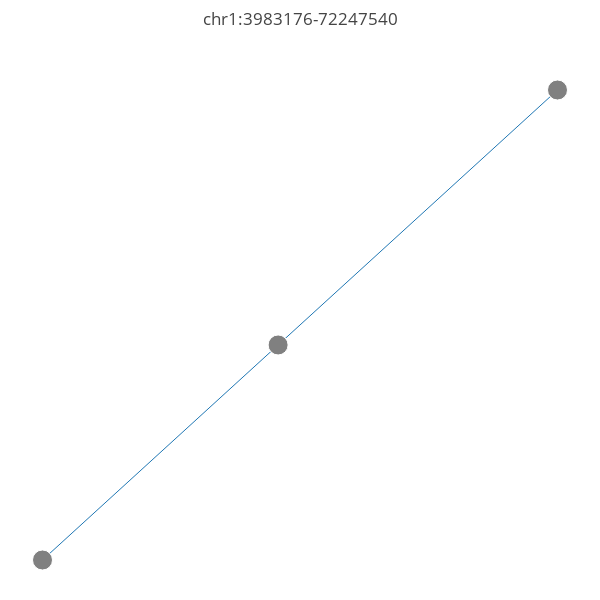

The notebook cell saved with this chart:
### Code cell
#overlap with boundaries of defined communities and if it overlaps plot it
pick_split = re.split(r"[-:]",dna_position)
for key, value in boundary2nodes.iteritems():
    bound_split = re.split(r"[-:]",key)
    if (pick_split[0] == bound_split[0]) and (int(bound_split[1])<int(pick_split[1])) and (int(bound_split[2])>int(pick_split[1])): 
        print("target: " + dna_position + "\tCommunity Overlapping: " 
              + key + "\tlinear_length: " + 
              str((int(bound_split[2])-int(bound_split[1]))/1000) + "Kb" +
              "\tnum_nodes: " + str(len(value)))
        pick_comm_graph = dna_int_graph.subgraph(value)
        pick_comm_graph.graph["bounds"] = key
plot_comm(pick_comm_graph)

### Figure 1 — Plotly figure (JSON) as saved in the notebook; plotly's stock layout.template omitted (floating-point values rounded to 4 significant figures)
{"data": [{"hoverinfo": "none", "line": {"width": 1}, "mode": "lines", "name": "", "type": "scatter", "x": [0, 0.4575, null, 0.4575, 1, null], "y": [0, 0.2296, null, 0.2296, 0.5019, null]}, {"hoverinfo": "text", "marker": {"color": ["grey", "grey", "grey"], "opacity": [1, 1, 1], "size": [20, 20, 20]}, "mode": "markers", "name": "", "text": ["chr1:72244339-72247539", "chr1:72217743-72221804", "chr1:3983176-3986847"], "type": "scatter", "x": [0, 0.4575, 1], "y": [0, 0.2296, 0.5019]}], "layout": {"height": 600, "hovermode": "closest", "margin": {"b": 0, "l": 0, "r": 0, "t": 50}, "scene": {"xaxis": {"showbackground": false, "showgrid": false, "showline": false, "showticklabels": false, "title": "", "zeroline": false}, "yaxis": {"showbackground": false, "showgrid": false, "showline": false, "showticklabels": false, "title": "", "zeroline": false}, "zaxis": {"showbackground": false, "showgrid": false, "showline": false, "showticklabels": false, "title": "", "zeroline": false}}, "showlegend": false, "title": "chr1:3983176-72247540", "width": 600, "xaxis": {"showbackground": false, "showgrid": false, "showline": false, "showticklabels": false, "title": "", "zeroline": false}, "yaxis": {"showbackground": false, "showgrid": false, "showline": false, "showticklabels": false, "title": "", "zeroline": false}}}
